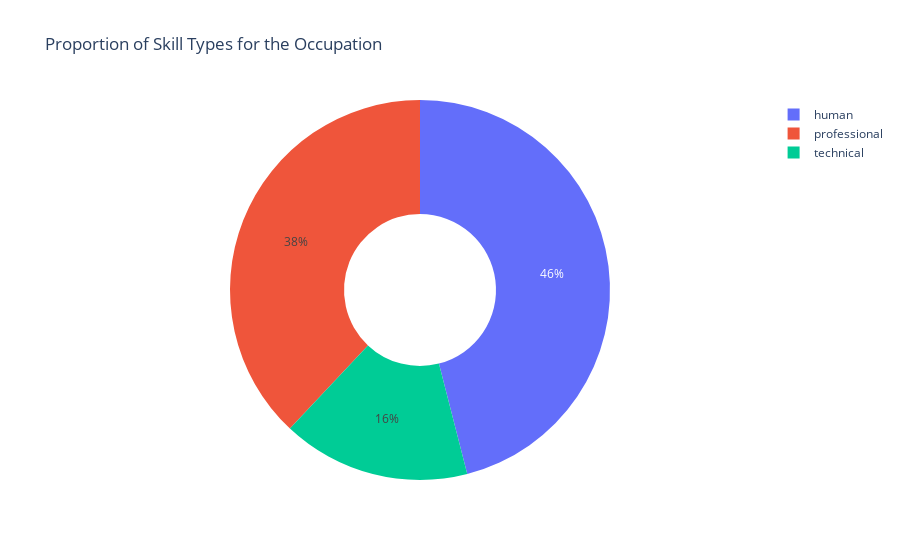

Notebook source saved alongside this figure:
### Code cell
# Calculate the proportion of each skill type
common_skill_type_counts = common_ncsa['type'].value_counts(normalize=True)

# Create a donut chart
fig = px.pie(
    values=common_skill_type_counts.values,
    names=common_skill_type_counts.index,
    hole=0.4,
    title='Proportion of Skill Types for the Occupation'
)
fig.show()

### Figure 1 — Plotly figure (JSON) as saved in the notebook; plotly's stock layout.template omitted (floating-point values rounded to 4 significant figures)
{"data": [{"domain": {"x": [0, 1], "y": [0, 1]}, "hole": 0.4, "hovertemplate": "label=%{label}<br>value=%{value}<extra></extra>", "labels": ["human", "professional", "technical"], "legendgroup": "", "name": "", "showlegend": true, "type": "pie", "values": [0.46, 0.38, 0.16]}], "layout": {"autosize": true, "legend": {"tracegroupgap": 0}, "title": {"text": "Proportion of Skill Types for the Occupation"}}}
